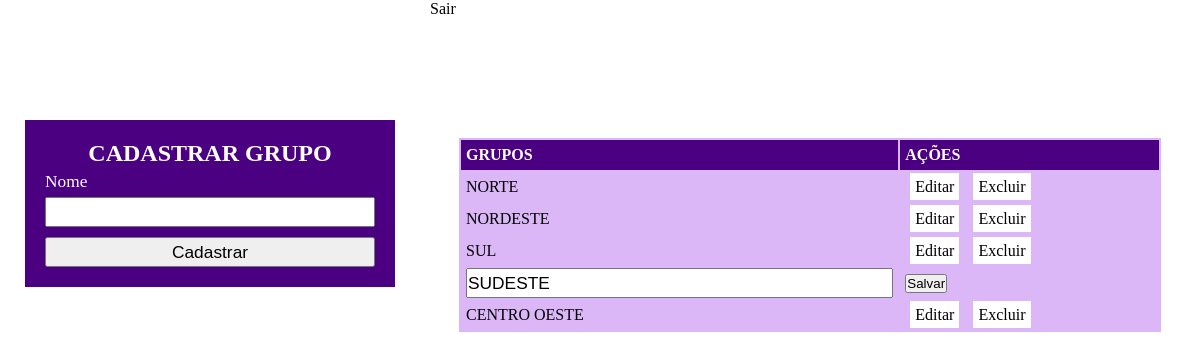
The page /grupo.php?ac=editar&id=4 (signed in) on the database its author committed.
### tables this page shows
CREATE TABLE `grupos` (
  `id_grupo` int(11) NOT NULL,
  `grupo_nome` varchar(100) NOT NULL
);

### CLASSES/Grupos.php (called while the page is built, shortened)
<?php
require_once "./CLASSES/conexao.php";
Class Grupo{
    public function buscarGrupos(){
        $pdo = new Conexao();
        $sql = $pdo->getPDO()->prepare("SELECT * FROM grupos");
        $sql->execute();
        return $sql->fetchAll(PDO::FETCH_OBJ);
    }
}
?>

### CLASSES/Conexao.php (called while the page is built, shortened)
<?php
Class Conexao{
  private $pdo;
  private $nome = "desafio_economapas";
  private $host = "localhost";
  private $usuario = "root";
  private $senha = "";
  public function getPDO(){
    return $this->conectar();
  }
  private function conectar(){
    try{
      $this->pdo = new PDO("mysql:dbname=".$this->nome.";host=".$this->host, $this->usuario, $this->senha);
    }
    catch(PDOException $e){
      $this->msgErro = $e->getMessage();
      printf("<div class=\"msg-erro\">{$this->msgErro}</div>");
    }
    return $this->pdo;
  }
}
?>

### grupo.php (the view, shortened to what this page needs)
<?php
 require_once "./CLASSES/Grupos.php";
 $Grupo = new Grupo();
 $id = isset($_GET["id"]) ? $_GET["id"] : null;
 $ac = isset($_GET["ac"]) ? $_GET["ac"] : null;
?>
<a href="sair.php">Sair</a>
<!DOCTYPE html>
<html>
<head>
    <link rel="stylesheet" href="CSS/areaPrivada.css">
</head>
<body>
    <section id="esquerda">
      <form method="post" action="">
        <h2>CADASTRAR GRUPO</h2>
        <label for="grupo">Nome</label>
        <input type="text" name="grupo_nome" id="UF">
        <input type="submit" value="Cadastrar">
      </form>
    </section>
    <section id="direita">
      <table id="tb-grupo">
        <tr id="titulo">
          <td>GRUPOS</td>
          <td>AÇÕES</td>
        </tr>
         <?php
         foreach($Grupo->buscarGrupos() as $grupo_nome):
          if($ac === 'editar' && $grupo_nome->id_grupo == $id){
            ?>
              <tr>
                <form method="get" action="">
                  <td>
                    <input type="text" name="novo-grupo-nome" value="<?php echo $grupo_nome->grupo_nome?>">
                  </td>
                  <td>
                    <button type="submit" class="link-editar">Salvar</button>
                  </td>
                </form>
              </tr>
            <?php
          } else {
            ?>
              <tr>
                <td>
                  <?php echo $grupo_nome->grupo_nome?>
                </td>
                <td>
                  <a class="link-editar" href="?ac=editar&id=<?php echo $grupo_nome->id_grupo?>">Editar</a>
                  <a class="link-excluir" href="?ac=excluir&id=<?php echo $grupo_nome->id_grupo?>">Excluir</a>
                </td>
              </tr>
            <?php
          }
         ?>
         <?php
         endforeach;
         ?>
      </table>
</html>

### CSS/areaPrivada.css (style rules this page uses)
* { margin: 0px; padding: 0px; }
label, input { display: block; line-height: 30px; height: 30px; outline: none; font-size: 13pt; width: 100%; }
form { width: 330px; background-color: #4b0082; color: #ffffff; padding: 20px; margin: 120px auto; }
input[type="submit"] { margin-top: 10px; cursor: pointer; }
h2 { text-align: center; }
#esquerda { width: 35%; float: left; }
#direita { width: 65%; float: left; }
table { background-color: #dcb7f7; width: 90%; margin: 120px auto; }
tr { line-height: 30px; }
tr#titulo { font-weight: bold; background-color: #4b0082; color: #ffffff; }
td { padding: 0px 5px; }
a { background-color: #ffffff; color: #000000; padding: 5px; margin: 0px 5px; text-decoration: none; }

### rows shown on the page
grupos: grupo_nome "NORTE"
grupos: grupo_nome "NORDESTE"
grupos: grupo_nome "SUL"
grupos: novo-grupo-nome "SUDESTE"
grupos: grupo_nome "CENTRO OESTE"
